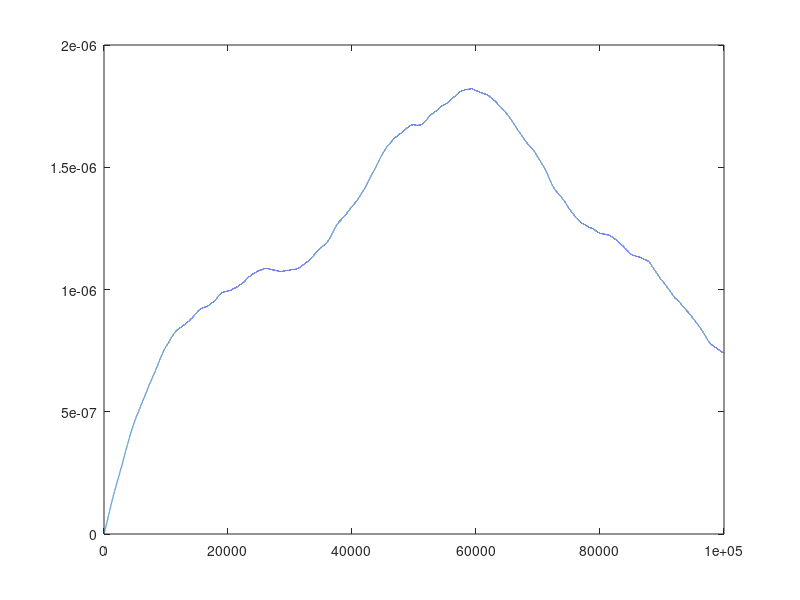

Source code (MATLAB):
%This file is for Problem 9.3, Part (a)

clear all;
randn('seed',2);
dt=0.1;
phi=[1 dt; 0 1];
Sf=1E-21;   % Spectral amplitude of white noise driving input f
Sg=1.2E-22; % Spectral amplitude of white noise driving input g
Q=[Sf*dt+Sg/3*dt^3 Sg/2*dt^2; Sg/2*dt^2 Sg*dt];
C=chol(Q)';
N=100000;   % Total number of samples
x=zeros(2,N); % Initializing x vector
x(2,1)=1E-9;  % Initial state values
for k=2:N
    x(:,k)=phi*x(:,k-1)+C*randn(2,1);
end;
plot(x(1,:));
